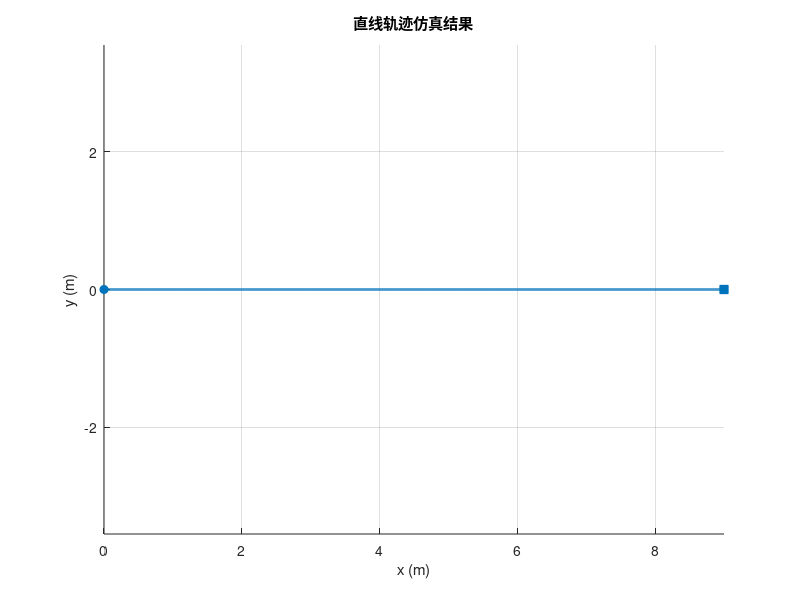
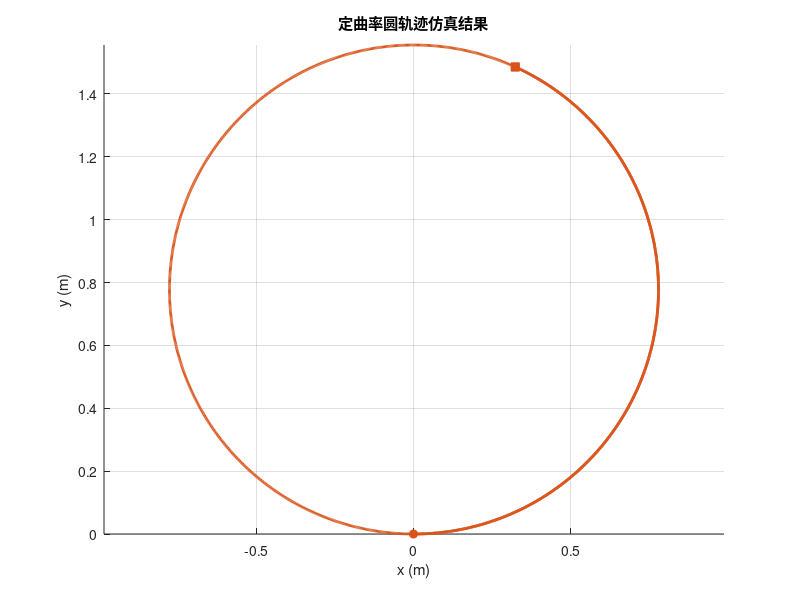
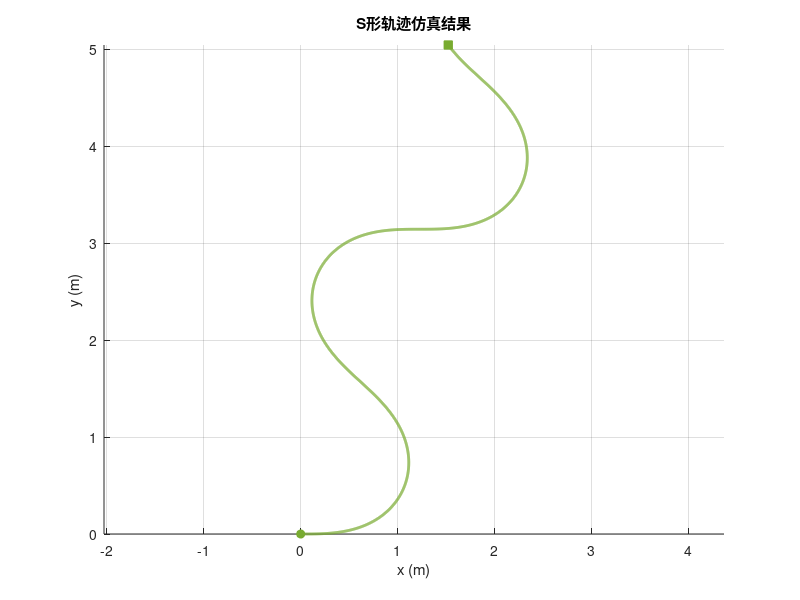
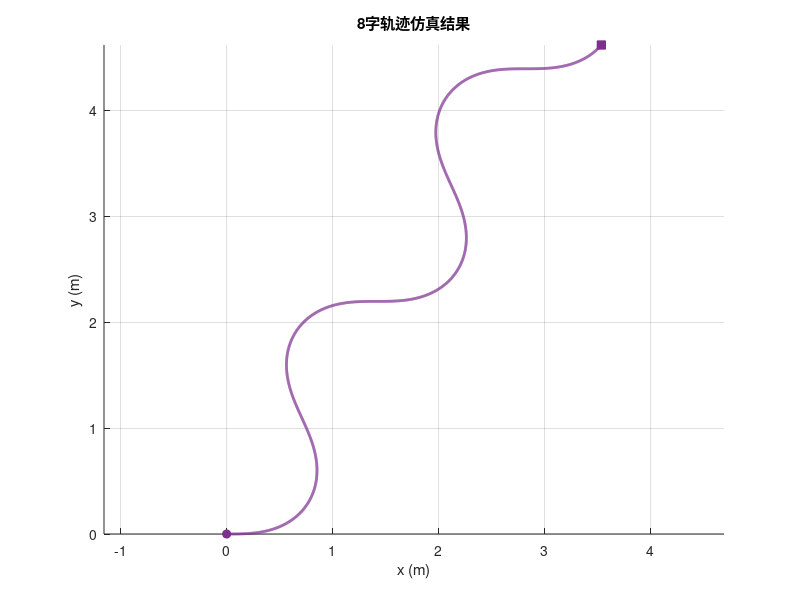

The MATLAB source for these figures, in order: (Note: this script raises an error after producing the figures.)
%% 批量运行全部仿真, 保存图片, 输出关键数据
%  轮半径已更新为 r = 0.09 m, 对应驱动轮直径 180 mm

clear; clc; close all; clear functions; rehash toolboxcache;

% 图片输出目录
fig_dir = fullfile(fileparts(mfilename('fullpath')), 'figures');
if ~exist(fig_dir, 'dir'), mkdir(fig_dir); end

fprintf('========== 1. 典型轨迹运动学仿真 (traj_sim) ==========\n');

%% ---- 1.1 运行 traj_sim 仿真 ----
r = 0.09; L = 0.52; dt = 0.01; T = 20;
t_full = 0:dt:T;
x0 = [0;0;0];

cases = {
    struct('name','直线轨迹','color',[0.00,0.45,0.74],'v',@(tt)0.45+0*tt,'w',@(tt)0*tt), ...
    struct('name','定曲率圆轨迹','color',[0.85,0.33,0.10],'v',@(tt)0.35+0*tt,'w',@(tt)0.45+0*tt), ...
    struct('name','S形轨迹','color',[0.47,0.67,0.19],'v',@(tt)0.40+0*tt,'w',@(tt)0.6*sin(0.5*tt)), ...
    struct('name','8字轨迹','color',[0.49,0.18,0.56],'v',@(tt)0.38+0*tt,'w',@(tt)0.7*sin(0.7*tt)) ...
    };
Ncase = numel(cases);
results = cell(Ncase,1);

for i = 1:Ncase
    t_sub = t_full(1:end-1);
    v_cmd = cases{i}.v(t_sub);
    omega_cmd = cases{i}.w(t_sub);
    Nt = numel(t_full);
    x = zeros(1,Nt); y = zeros(1,Nt); theta = zeros(1,Nt);
    x(1)=x0(1); y(1)=x0(2); theta(1)=x0(3);
    wr = (2*v_cmd + omega_cmd*L)/(2*r);
    wl = (2*v_cmd - omega_cmd*L)/(2*r);
    for k = 1:Nt-1
        x(k+1) = x(k) + v_cmd(k)*cos(theta(k))*dt;
        y(k+1) = y(k) + v_cmd(k)*sin(theta(k))*dt;
        theta(k+1) = atan2(sin(theta(k)+omega_cmd(k)*dt), cos(theta(k)+omega_cmd(k)*dt));
    end
    eps_v = 1e-6;
    kappa = omega_cmd ./ max(abs(v_cmd), eps_v);
    s.name = cases{i}.name; s.color = cases{i}.color;
    s.t = t_full; s.x = x; s.y = y; s.theta = theta;
    s.v_cmd = v_cmd; s.omega_cmd = omega_cmd;
    s.wr = wr; s.wl = wl; s.kappa = kappa;
    dx = diff(x); dy = diff(y);
    s.path_len = sum(hypot(dx,dy));
    s.disp_len = hypot(x(end)-x(1), y(end)-y(1));
    s.avg_v = mean(abs(v_cmd));
    s.max_abs_omega = max(abs(omega_cmd));
    s.max_abs_kappa = max(abs(kappa));
    s.final_heading_deg = rad2deg(theta(end));
    results{i} = s;
end

% 打印汇总表
fprintf('%-16s %8s %8s %10s %12s %10s %10s\n', '轨迹类型','路径/m','位移/m','均速m/s','max|ω|','max|κ|','终点°');
for i=1:Ncase
    s = results{i};
    fprintf('%-16s %8.1f %8.3f %10.2f %12.2f %10.3f %10.1f\n', ...
        s.name, s.path_len, s.disp_len, s.avg_v, s.max_abs_omega, s.max_abs_kappa, s.final_heading_deg);
end

% ---- 1.2 保存各轨迹单独图片 ----
traj_files = {'直线.png','圆形.png','s型.png','8字.png'};
for i = 1:Ncase
    s = results{i};
    figure('Color','w','Position',[50,50,600,450]); hold on; grid on; axis equal;
    plot(s.x, s.y, 'LineWidth',2.0, 'Color', s.color);
    plot(s.x(1), s.y(1), 'o', 'Color', s.color, 'MarkerFaceColor', s.color);
    plot(s.x(end), s.y(end), 's', 'Color', s.color, 'MarkerFaceColor', s.color);
    xlabel('x (m)'); ylabel('y (m)'); title([s.name '仿真结果']);
    saveas(gcf, fullfile(fig_dir, traj_files{i}));
    close(gcf);
end

% ---- 1.3 线速度指令 ----
figure('Color','w','Position',[100,50,700,420]); hold on; grid on;
traj_names = cell(1,Ncase);
for i=1:Ncase, s=results{i}; plot(s.t(1:end-1),s.v_cmd,'LineWidth',1.5,'Color',s.color); traj_names{i}=cases{i}.name; end
xlabel('时间 (s)'); ylabel('v (m/s)'); title('线速度指令');
legend(traj_names,'Location','best');
saveas(gcf, fullfile(fig_dir, '线速度指令.png')); close(gcf);

% ---- 1.4 角速度指令 ----
figure('Color','w','Position',[120,70,700,420]); hold on; grid on;
for i=1:Ncase, s=results{i}; plot(s.t(1:end-1),s.omega_cmd,'LineWidth',1.5,'Color',s.color); end
xlabel('时间 (s)'); ylabel('\omega (rad/s)'); title('角速度指令');
legend(traj_names,'Location','best');
saveas(gcf, fullfile(fig_dir, '角速度指令.png')); close(gcf);

% ---- 1.5 左右轮角速度 ----
figure('Color','w','Position',[140,90,700,420]); hold on; grid on;
for i=1:Ncase
    s=results{i};
    plot(s.t(1:end-1),s.wr,'-','LineWidth',1.1,'Color',s.color);
    plot(s.t(1:end-1),s.wl,'--','LineWidth',1.1,'Color',s.color);
end
xlabel('时间 (s)'); ylabel('轮角速度 (rad/s)'); title('左右轮角速度');
legs = {};
for i=1:Ncase, legs{end+1}=[cases{i}.name ' 右轮']; legs{end+1}=[cases{i}.name ' 左轮']; end
legend(legs,'Location','best','FontSize',7);
saveas(gcf, fullfile(fig_dir, '左右轮角速度.png')); close(gcf);

% ---- 1.6 曲率对比 ----
figure('Color','w','Position',[100,50,600,400]); hold on; grid on;
for i=1:Ncase, s=results{i}; plot(s.t(1:end-1),s.kappa,'LineWidth',1.5,'Color',s.color); end
xlabel('时间 (s)'); ylabel('\kappa (1/m)'); title('瞬时曲率对比');
legend('Location','best');
saveas(gcf, fullfile(fig_dir, '曲率变化.png')); close(gcf);

fprintf('\n========== 2. PID控制仿真: 双环 vs 单环 对比 ==========\n');

%% ---- 2. 运行 PID 仿真 (双环 + 单环, 4个场景) ----
scenario_names = {'阶跃响应','定点镇定','直线跟踪','圆形跟踪'};
for SC = 1:4
    fprintf('\n--- 场景%d: %s ---\n', SC, scenario_names{SC});

    % 双环PID仿真
    dual = run_dual_pid(SC);
    % 单环PID仿真(对照组)
    single = run_single_pid(SC);

    % 画对比图 (每个场景拆成独立图片)
    plot_pid_comparison(dual, single, SC, fig_dir, scenario_names{SC});
end

fprintf('\n========== 3. Hybrid A* 路径规划 + 循迹仿真 ==========\n');

%% ---- 3. Hybrid A* 路径规划 ----
addpath(fileparts(mfilename('fullpath')));
ref_path = c_hybrid_astar();

%% ---- 4. 红外循迹仿真 ----
d_tracking_pid(ref_path);

fprintf('\n========== 5. 剪叉机构运动简图 (e_mechanism_diagram) ==========\n');
e_mechanism_diagram;

fprintf('\n========== 6. 剪叉机构强度校核 (f_lift_strength) ==========\n');
f_lift_strength;

fprintf('\n========== 7. 剪叉机构有限元分析 (g_scissor_lift_fea) ==========\n');
g_scissor_lift_fea;

fprintf('\n========== 全部仿真完成 ==========\n');

%% ===== 局部函数: 双环PID仿真 =====
function res = run_dual_pid(SC)
    r = 0.09; L = 0.52; tau = 0.06; K_motor = 0.327;
    Ts = 0.005; T_sim = 12; t = 0:Ts:T_sim; N = length(t);
    Kp_v = 17.0; Ki_v = 103.0; u_sat = 24;
    Kp_dist = 0.6; Kp_theta = 3.0; Ki_theta = 0.2; Kd_theta = 0.4;
    omega_max = 2.5;

    x = zeros(1,N); y = zeros(1,N); th = zeros(1,N);
    wL = zeros(1,N); wR = zeros(1,N);
    v_cmd = zeros(1,N); w_cmd = zeros(1,N);
    uL = zeros(1,N); uR = zeros(1,N);
    int_th = 0; e_th_prev = 0; int_L = 0; int_R = 0;

    switch SC
        case 1
            v_ref = [zeros(1,floor(N/4)), 0.3*ones(1,N-floor(N/4))];
            w_ref = zeros(1,N);
        case 2
            x_tgt=2.0; y_tgt=1.0; th_tgt=pi/4;
            v_ref=zeros(1,N); w_ref=zeros(1,N);
        case 3
            v_ref=0.25*ones(1,N); w_ref=zeros(1,N);
        case 4
            R_c=0.8; w_c=2*pi/16;
            v_ref=R_c*w_c*ones(1,N); w_ref=w_c*ones(1,N);
    end

    for k = 1:N-1
        switch SC
            case 1
                v_cmd(k)=v_ref(k); w_cmd(k)=0;
            case 2
                ex=x_tgt-x(k); ey=y_tgt-y(k); d_err=sqrt(ex^2+ey^2);
                if d_err>0.08, th_des=atan2(ey,ex); else, th_des=th_tgt; end
                e_th=atan2(sin(th_des-th(k)),cos(th_des-th(k)));
                int_th=int_th+e_th*Ts;
                d_th=(e_th-e_th_prev)/Ts;
                w_cmd(k)=Kp_theta*e_th+Ki_theta*int_th+Kd_theta*d_th;
                w_cmd(k)=max(-omega_max,min(omega_max,w_cmd(k)));
                v_cmd(k)=max(0,Kp_dist*d_err);
                if abs(e_th)>pi/3, v_cmd(k)=v_cmd(k)*0.2; end
                if d_err<0.02, v_cmd(k)=0; end
                e_th_prev=e_th;
            case 3
                lat_err=0.6-y(k);
                th_des=atan2(Kp_dist*lat_err,v_ref(k)+1e-6);
                e_th=atan2(sin(th_des-th(k)),cos(th_des-th(k)));
                int_th=int_th+e_th*Ts;
                d_th=(e_th-e_th_prev)/Ts;
                w_cmd(k)=Kp_theta*e_th+Ki_theta*int_th+Kd_theta*d_th;
                w_cmd(k)=max(-omega_max,min(omega_max,w_cmd(k)));
                v_cmd(k)=v_ref(k);
                e_th_prev=e_th;
            case 4
                % 参考圆上当前时刻的期望位置
                theta_ref = w_c * t(k);
                x_ref = R_c * cos(theta_ref);  y_ref = R_c * sin(theta_ref);
                % 横向偏差(到圆弧的法向距离)
                theta_path = theta_ref + pi/2;  % 圆弧切线方向
                ex = x_ref - x(k);  ey = y_ref - y(k);
                cross_track = -sin(theta_path)*ex + cos(theta_path)*ey;
                % 航向修正: 基于横向偏差的PD控制
                theta_des = theta_path + atan(cross_track / 0.6);
                e_th = atan2(sin(theta_des-th(k)), cos(theta_des-th(k)));
                int_th = int_th + e_th*Ts;
                d_th = (e_th - e_th_prev)/Ts;
                w_cmd(k) = Kp_theta*e_th + Ki_theta*int_th + Kd_theta*d_th;
                e_th_prev = e_th;
                % 纵向偏差修正
                along_track = cos(theta_path)*ex + sin(theta_path)*ey;
                v_cmd(k) = v_ref(k) + Kp_dist * along_track;
        end

        % 逆运动学 → 内环速度PI
        wL_ref = (2*v_cmd(k)-w_cmd(k)*L)/(2*r);
        wR_ref = (2*v_cmd(k)+w_cmd(k)*L)/(2*r);
        eL=wL_ref-wL(k); eR=wR_ref-wR(k);
        if abs(eL)>5, int_L=0; else, int_L=int_L+eL*Ts; end
        if abs(eR)>5, int_R=0; else, int_R=int_R+eR*Ts; end
        uL(k)=Kp_v*eL+Ki_v*int_L; uR(k)=Kp_v*eR+Ki_v*int_R;
        if abs(uL(k))>u_sat&&sign(uL(k))==sign(eL), uL(k)=sign(uL(k))*u_sat; int_L=int_L-eL*Ts; end
        if abs(uR(k))>u_sat&&sign(uR(k))==sign(eR), uR(k)=sign(uR(k))*u_sat; int_R=int_R-eR*Ts; end

        % 电机动力学 (含负载扰动)
        dist = 1.5*sin(0.8*t(k));  % 正弦摩擦扰动
        wL(k+1)=wL(k)+(K_motor*uL(k)-wL(k)+dist)/tau*Ts;
        wR(k+1)=wR(k)+(K_motor*uR(k)-wR(k)+dist)/tau*Ts;
        v_next=r/2*(wL(k+1)+wR(k+1));
        w_next=r/L*(wR(k+1)-wL(k+1));
        th(k+1)=th(k)+w_next*Ts;
        x(k+1)=x(k)+v_next*cos(th(k+1))*Ts;
        y(k+1)=y(k)+v_next*sin(th(k+1))*Ts;
    end

    res.t=t; res.x=x; res.y=y; res.th=th;
    res.v=r/2*(wL+wR); res.w=r/L*(wR-wL);
    res.v_ref=v_ref; res.w_ref=w_ref;
    res.uL=uL; res.uR=uR;
    res.wL_act=wL; res.wR_act=wR;
    res.name='双环PID'; res.SC=SC;
    if SC==2, res.x_tgt=x_tgt; res.y_tgt=y_tgt; res.th_tgt=th_tgt; end
    if SC==4, res.R_c=R_c; end
end

%% ===== 局部函数: 单环PID仿真(对照组) =====
function res = run_single_pid(SC)
    r = 0.09; L = 0.52; tau = 0.06; K_motor = 0.327;
    Ts = 0.005; T_sim = 12; t = 0:Ts:T_sim; N = length(t);
    % 单环PID: 与双环相同的外环参数, 但没有内环PI反馈
    % 外环PID输出速度指令, 直接转电压(无轮速闭环)
    Kp_theta = 3.0; Ki_theta = 0.2; Kd_theta = 0.4;
    Kp_dist = 0.6;
    u_sat = 24; v_max = 0.5; omega_max = 2.5;

    x = zeros(1,N); y = zeros(1,N); th = zeros(1,N);
    wL = zeros(1,N); wR = zeros(1,N);
    v_cmd = zeros(1,N); w_cmd = zeros(1,N);
    uL = zeros(1,N); uR = zeros(1,N);
    int_th = 0; e_th_prev = 0;

    switch SC
        case 1
            v_ref = [zeros(1,floor(N/4)), 0.3*ones(1,N-floor(N/4))];
            w_ref = zeros(1,N);
        case 2
            x_tgt=2.0; y_tgt=1.0; th_tgt=pi/4;
            v_ref=zeros(1,N); w_ref=zeros(1,N);
        case 3
            v_ref=0.25*ones(1,N); w_ref=zeros(1,N);
        case 4
            R_c=0.8; w_c=2*pi/16;
            v_ref=R_c*w_c*ones(1,N); w_ref=w_c*ones(1,N);
    end

    for k = 1:N-1
        switch SC
            case 1
                v_cmd(k)=v_ref(k); w_cmd(k)=0;
            case 2
                ex=x_tgt-x(k); ey=y_tgt-y(k); d_err=sqrt(ex^2+ey^2);
                if d_err>0.08, th_des=atan2(ey,ex); else, th_des=th_tgt; end
                e_th=atan2(sin(th_des-th(k)),cos(th_des-th(k)));
                int_th=int_th+e_th*Ts;
                d_th=(e_th-e_th_prev)/Ts;
                w_cmd(k)=Kp_theta*e_th+Ki_theta*int_th+Kd_theta*d_th;
                w_cmd(k)=max(-omega_max,min(omega_max,w_cmd(k)));
                v_cmd(k)=max(0,Kp_dist*d_err);
                if abs(e_th)>pi/3, v_cmd(k)=v_cmd(k)*0.2; end
                if d_err<0.02, v_cmd(k)=0; end
                e_th_prev=e_th;
            case 3
                lat_err=0.6-y(k);
                th_des=atan2(Kp_dist*lat_err,v_ref(k)+1e-6);
                e_th=atan2(sin(th_des-th(k)),cos(th_des-th(k)));
                int_th=int_th+e_th*Ts;
                d_th=(e_th-e_th_prev)/Ts;
                w_cmd(k)=Kp_theta*e_th+Ki_theta*int_th+Kd_theta*d_th;
                w_cmd(k)=max(-omega_max,min(omega_max,w_cmd(k)));
                v_cmd(k)=v_ref(k);
                e_th_prev=e_th;
            case 4
                theta_ref = w_c * t(k);
                x_ref = R_c * cos(theta_ref);  y_ref = R_c * sin(theta_ref);
                theta_path = theta_ref + pi/2;
                ex_r = x_ref - x(k);  ey_r = y_ref - y(k);
                cross_track = -sin(theta_path)*ex_r + cos(theta_path)*ey_r;
                along_track = cos(theta_path)*ex_r + sin(theta_path)*ey_r;
                theta_des = theta_path + atan(cross_track / 0.6);
                e_th = atan2(sin(theta_des-th(k)), cos(theta_des-th(k)));
                int_th = int_th + e_th*Ts;
                d_th = (e_th - e_th_prev)/Ts;
                w_cmd(k) = Kp_theta*e_th + Ki_theta*int_th + Kd_theta*d_th;
                e_th_prev = e_th;
                v_cmd(k) = v_ref(k) + Kp_dist * along_track;
        end

        v_cmd(k) = max(-v_max, min(v_max, v_cmd(k)));
        w_cmd(k) = max(-omega_max, min(omega_max, w_cmd(k)));

        % 单环: 逆运动学→直接转电压 (没有内环PI跟踪轮速)
        wL_des = (2*v_cmd(k)-w_cmd(k)*L)/(2*r);
        wR_des = (2*v_cmd(k)+w_cmd(k)*L)/(2*r);
        uL(k) = wL_des / K_motor;
        uR(k) = wR_des / K_motor;
        uL(k) = max(-u_sat, min(u_sat, uL(k)));
        uR(k) = max(-u_sat, min(u_sat, uR(k)));

        % 电机动力学 (含相同负载扰动)
        dist = 1.5*sin(0.8*t(k));
        wL(k+1) = wL(k) + (K_motor*uL(k)-wL(k)+dist)/tau*Ts;
        wR(k+1) = wR(k) + (K_motor*uR(k)-wR(k)+dist)/tau*Ts;
        v_next = r/2*(wL(k+1)+wR(k+1));
        w_next = r/L*(wR(k+1)-wL(k+1));
        th(k+1) = th(k) + w_next*Ts;
        x(k+1) = x(k) + v_next*cos(th(k+1))*Ts;
        y(k+1) = y(k) + v_next*sin(th(k+1))*Ts;
    end

    res.t=t; res.x=x; res.y=y; res.th=th;
    res.v=r/2*(wL+wR); res.w=r/L*(wR-wL);
    res.v_ref=v_ref; res.w_ref=w_ref;
    res.uL=uL; res.uR=uR;
    res.name='单环PID'; res.SC=SC;
    if SC==2, res.x_tgt=x_tgt; res.y_tgt=y_tgt; res.th_tgt=th_tgt; end
    if SC==4, res.R_c=R_c; end
end

%% ===== 局部函数: 对比图 (每个场景拆成独立图片) =====
function plot_pid_comparison(dual, single, SC, fig_dir, sc_name)
    t = dual.t;
    fnames = {'step','point','line','circle'};

    % ---- 图1: 轨迹对比 ----
    fig1 = figure('Color','w','Position',[50,50,700,550]);
    hold on; grid on; axis equal;
    plot(dual.x, dual.y, 'b-', 'LineWidth',2, 'DisplayName','双环PID');
    plot(single.x, single.y, 'r--', 'LineWidth',1.8, 'DisplayName','单环PID');
    if SC==2
        plot(dual.x_tgt, dual.y_tgt, 'k*', 'MarkerSize',15, 'LineWidth',2, 'DisplayName','目标点');
    elseif SC==3
        yline(0.6, 'k--', 'LineWidth',1.5, 'DisplayName','目标直线');
    elseif SC==4
        th_p = linspace(0,2*pi,200);
        plot(dual.R_c*cos(th_p), dual.R_c*sin(th_p), 'k--', 'LineWidth',1.5, 'DisplayName','参考圆');
    end
    xlabel('X (m)'); ylabel('Y (m)');
    title(sprintf('%s — 轨迹对比', sc_name));
    legend('Location','best');
    saveas(fig1, fullfile(fig_dir, sprintf('pid_%s_1轨迹对比.png', fnames{SC})));
    close(fig1);

    % ---- 图2: 线速度对比 ----
    fig2 = figure('Color','w','Position',[100,100,700,450]);
    hold on; grid on;
    if SC~=2, plot(t, dual.v_ref, 'k:', 'LineWidth',1.5, 'DisplayName','参考'); end
    plot(t, dual.v, 'b-', 'LineWidth',1.8, 'DisplayName','双环PID');
    plot(t, single.v, 'r--', 'LineWidth',1.5, 'DisplayName','单环PID');
    xlabel('时间 (s)'); ylabel('v (m/s)');
    title(sprintf('%s — 线速度对比', sc_name));
    legend('Location','best');
    saveas(fig2, fullfile(fig_dir, sprintf('pid_%s_2线速度对比.png', fnames{SC})));
    close(fig2);

    % ---- 图3: 角速度对比 ----
    fig3 = figure('Color','w','Position',[150,150,700,450]);
    hold on; grid on;
    if SC==4, plot(t, dual.w_ref, 'k:', 'LineWidth',1.5, 'DisplayName','参考'); end
    plot(t, dual.w, 'b-', 'LineWidth',1.8, 'DisplayName','双环PID');
    plot(t, single.w, 'r--', 'LineWidth',1.5, 'DisplayName','单环PID');
    xlabel('时间 (s)'); ylabel('\omega (rad/s)');
    title(sprintf('%s — 角速度对比', sc_name));
    legend('Location','best');
    saveas(fig3, fullfile(fig_dir, sprintf('pid_%s_3角速度对比.png', fnames{SC})));
    close(fig3);

    % ---- 图4: 电机电压对比 ----
    fig4 = figure('Color','w','Position',[200,200,700,450]);
    hold on; grid on;
    plot(t, dual.uL, 'b-', 'LineWidth',1.2, 'DisplayName','双环 左轮');
    plot(t, dual.uR, 'b--', 'LineWidth',1.2, 'DisplayName','双环 右轮');
    plot(t, single.uL, 'r-', 'LineWidth',1.0, 'DisplayName','单环 左轮');
    plot(t, single.uR, 'r--', 'LineWidth',1.0, 'DisplayName','单环 右轮');
    yline(24, 'k:', 'LineWidth',1); yline(-24, 'k:', 'LineWidth',1);
    xlabel('时间 (s)'); ylabel('电压 (V)');
    title(sprintf('%s — 电机电压对比', sc_name));
    legend('Location','best');
    saveas(fig4, fullfile(fig_dir, sprintf('pid_%s_4电压对比.png', fnames{SC})));
    close(fig4);

    % ---- 打印性能指标对比 ----
    idx_ss = floor(0.75*length(t)):length(t);
    fprintf('\n  %-10s | %-12s | %-12s\n', '指标', '双环PID', '单环PID');
    fprintf('  %s\n', repmat('-',1,40));
    switch SC
        case 1
            d_err = mean(abs(dual.v_ref(idx_ss)-dual.v(idx_ss)));
            s_err = mean(abs(single.v_ref(idx_ss)-single.v(idx_ss)));
            fprintf('  %-10s | %10.4f   | %10.4f\n', '速度稳态误差', d_err, s_err);
        case 2
            d_pos = sqrt((dual.x_tgt-dual.x(end))^2+(dual.y_tgt-dual.y(end))^2);
            s_pos = sqrt((single.x_tgt-single.x(end))^2+(single.y_tgt-single.y(end))^2);
            d_th = abs(rad2deg(atan2(sin(dual.th_tgt-dual.th(end)),cos(dual.th_tgt-dual.th(end)))));
            s_th = abs(rad2deg(atan2(sin(single.th_tgt-single.th(end)),cos(single.th_tgt-single.th(end)))));
            fprintf('  %-10s | %8.4f m  | %8.4f m\n', '位置误差', d_pos, s_pos);
            fprintf('  %-10s | %8.2f°    | %8.2f°\n', '航向误差', d_th, s_th);
        case 3
            d_rmse = sqrt(mean(dual.w(idx_ss).^2));
            s_rmse = sqrt(mean(single.w(idx_ss).^2));
            fprintf('  %-10s | %10.4f   | %10.4f\n', '角速度RMSE', d_rmse, s_rmse);
        case 4
            d_vr = sqrt(mean((dual.v_ref(idx_ss)-dual.v(idx_ss)).^2));
            s_vr = sqrt(mean((single.v_ref(idx_ss)-single.v(idx_ss)).^2));
            d_wr = sqrt(mean((dual.w_ref(idx_ss)-dual.w(idx_ss)).^2));
            s_wr = sqrt(mean((single.w_ref(idx_ss)-single.w(idx_ss)).^2));
            d_dist = abs(sqrt(dual.x.^2+dual.y.^2)-dual.R_c);
            s_dist = abs(sqrt(single.x.^2+single.y.^2)-single.R_c);
            fprintf('  %-10s | %10.4f   | %10.4f\n', '线速度RMSE', d_vr, s_vr);
            fprintf('  %-10s | %10.4f   | %10.4f\n', '角速度RMSE', d_wr, s_wr);
            fprintf('  %-10s | %10.4f   | %10.4f\n', '轨迹圆度RMSE', ...
                sqrt(mean(d_dist(idx_ss).^2)), sqrt(mean(s_dist(idx_ss).^2)));
    end
end
